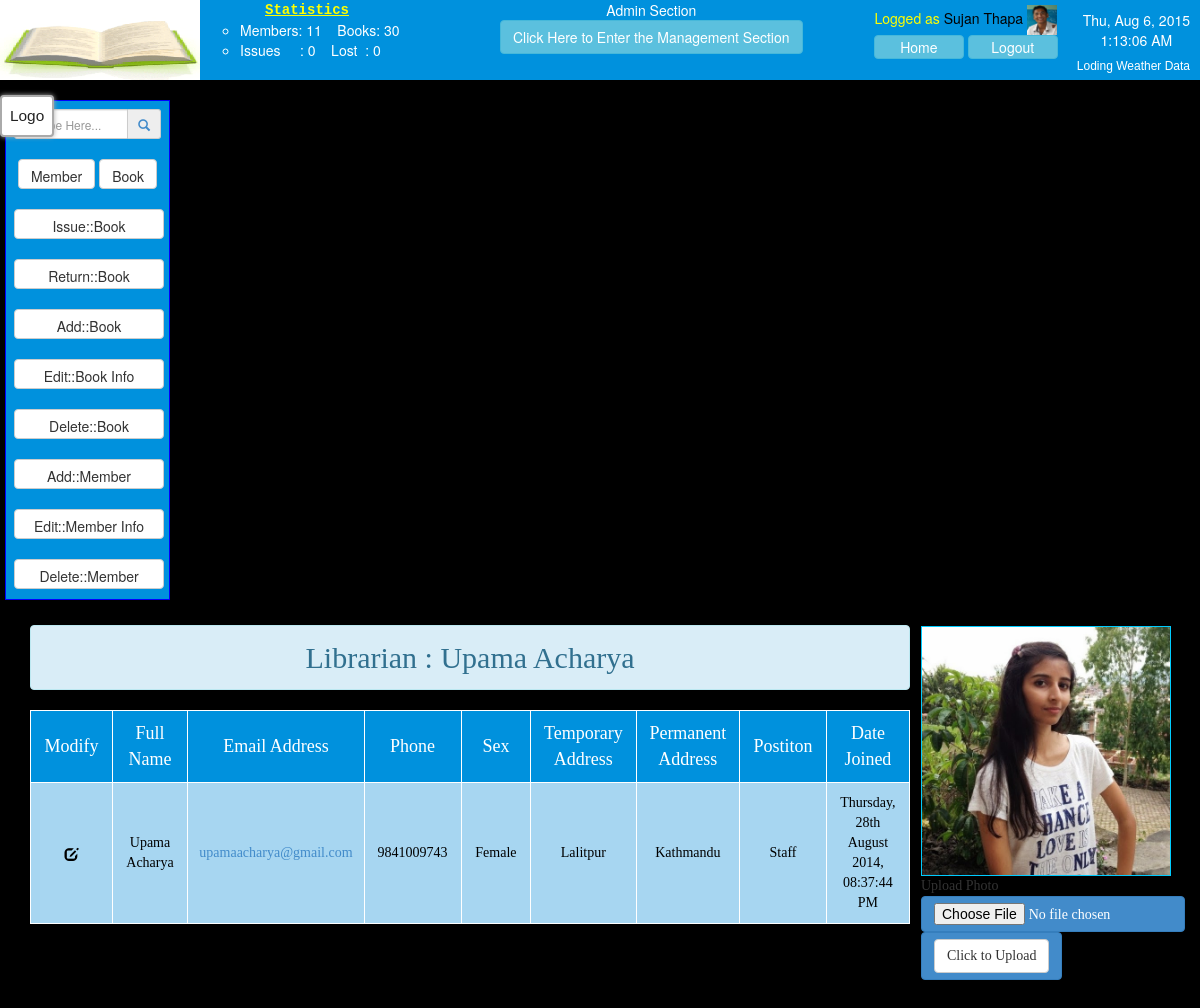
/index.php?action=staffdetails&email=upamaacharya@gmail.com (signed in), run on the app's committed database.
### tables this page shows
CREATE TABLE IF NOT EXISTS `staffs_info` (
  `fname` varchar(255) NOT NULL,
  `lname` varchar(255) NOT NULL,
  `email` varchar(255) NOT NULL,
  `password` varchar(255) NOT NULL,
  `phone` varchar(255) NOT NULL,
  `sex` varchar(255) NOT NULL,
  `temporary_address` varchar(255) DEFAULT NULL,
  `permanent_address` varchar(255) DEFAULT NULL,
  `position` varchar(255) DEFAULT NULL,
  `date_joined` varchar(255) NOT NULL,
  `staff_image` varchar(255) NOT NULL,
  PRIMARY KEY (`email`)
);

### main.php (called while the page is built, shortened)
<?php
function totalMembers()
{
	$mems = mysql_fetch_array(mysql_query("select count(lib_id) from members_info"));
	return $mems['count(lib_id)'];
}
function totalLost()
{
	$lost = mysql_fetch_array(mysql_query("select count(id) from lostbooks"));
	return $lost['count(id)'];
}
function totalBooks()
{
	$books = mysql_fetch_array(mysql_query("select count(accession_no) from books_info where status not in('lost')"));
	return $books['count(accession_no)'];
}
function totalIssues()
{
	$issues = mysql_fetch_array(mysql_query("select count(id) from issued where status not in ('lost')"));
	return $issues['count(id)'];
}
function checkAdmin()
{
	$email = $_SESSION['email'];
	$check = mysql_fetch_array(mysql_query("SELECT position from staffs_info where email = '$email'"));
	$position = $check['position'];
	if($position == 'Head Librarian' or $position == 'Admin')
	{
		return true;
	}
	return false;
}
?>

### staffdetails.php (the view, shortened to what this page needs)
<?php
	if(checkAdmin()){
	$email = $_REQUEST['email'];
	}else
	{
		$email = $_SESSION['email'];
	}
	$sql = mysql_query("SELECT * from staffs_info where email = '$email';");
	$member = mysql_fetch_array($sql);
	$mem = "Librarian : ".$member['fname']." ".$member['lname']."";
	?>
<div class="memberstatus">
	<?php
		if(checkAdmin()){
		echo "<a  href=\"index.php?action=edit&user=".$email."\"title =\"Click to Edit Info\">";
		}
		echo"<h2 class=\"alert alert-info\" align=\"center\">$mem</h2></a>";
		echo'<table border="1px" align="center">';
		if(checkAdmin()){
			echo'
				<tr>
					<th>
						Modify
					</th>';
		}
			echo'	<th>
						Full Name
					</th>
					<th>
						Email Address
					</th>
					<th>
						Phone
					</th>
					<th>
						Sex
					</th>
					<th>
						Temporary Address
					</th>
					<th>
						Permanent Address
					</th>
					<th>
						Postiton
					</th>
					<th>
						Date Joined
					</th>
				</tr>';
			$info = mysql_query("SELECT * from staffs_info where email = '$email';");
			while($data = mysql_fetch_array($info))
			{
				if(checkAdmin()){
				echo
					'<tr>
						<td>
							<a id="edit" href="index.php?action=edit&user='.$email.'" title ="Click to Edit Info">
								<span class="glyphicon glyphicon-edit"></span>
							</a>
						</td>';
				}
						echo'
						<td>
							'.$data['fname'].' '.$data['lname'].'
						</td>
						<td>
							<a href="mailto:'.$data['email'].'?Subject=Message from Library">'.$data['email'].'</a>
						</td>
						<td>
							'.$data['phone'].'
						</td>
						<td>
							'.$data['sex'].'
						</td>
						<td>
							'.$data['temporary_address'].'
						</td>
						<td>
							'.$data['permanent_address'].'
						</td>
						<td>
							'.$data['position'].'
						</td>
						<td>
							'.$data['date_joined'].'
						</td></tr>';
			}
?>
</div>
<div class="memberPhoto">
	<?php if(($member['staff_image']!="") and file_exists("source/images/staffs/".$member['staff_image'])){?>
    <a class="fancybox"  target="_self" href="source/images/staffs/<?php echo $member['staff_image'];?>">
	<img id="member_image" alt="Photo of <?php echo $member['fname']." ".$member['lname'];?>" title="Click to Enlarge #Photo of :  <?php echo $member['fname']." ".$member['lname'] ?>" src="source/images/staffs/<?php echo $member['staff_image']; ?>"  width="250" height="250" />
        </a>
	<?php }else{?>
    <img id="member_image" alt="Staff Photo not Uploaded Yet for <?php echo $member['fname']." ".$member['lname'];?>" title="Staff Photo yet not Uploaded  for :
    <?php echo $member['fname']." ".$member['lname'] ?>" src="source/images/staffs/default.jpg"  width="250" height="250" />
	<?php }?>
    <br/>Upload Photo <br />
		<form name="uploadedimage" method="post" enctype="multipart/form-data" action="">
          <a class="btn btn-primary" >
 	         <input type="file" name="uploadedimage" />
          </a>
          <br />
          <a title="Click to Upload new Photo" class="btn btn-primary">
          <input class="btn btn-default" type="submit" name="uploadimage"  value="Click to Upload"/>
          </a>
       </form>
</div>

### includes/header.php (shortened to what this page needs)
    <!DOCTYPE html PUBLIC "-//W3C//DTD XHTML 1.0 Transitional//EN" "http://www.w3.org/TR/xhtml1/DTD/xhtml1-transitional.dtd">
	<html xmlns="http://www.w3.org/1999/xhtml">
    <head>
	<?php
		include 'includes/dependencies.php';
		include 'main.php';
	?>
     </head>
 <body> 	<div class="header">
		<a href=" <?php echo site_url;?>">
        	<div class="logo" >
				<img src="source/images/logo1.gif" alt="Logo" title="Logo" align="left" >
			</div>
        </a>
		<div id="libraryStatus">
        	<ul type="circle">
            <span style="margin-left:25px;">
					<a  id="edit" href="index.php?action=refreshLibrary" title="Refresh Data">
		            <b><font face="Courier New" color="yellow"><u>Statistics</u></font> </b></a><br>
            </span>
            	<li><font color="white">
                	Members:&nbsp;<?php echo totalMembers(); ?>
                    &nbsp;&nbsp;&nbsp;Books:&nbsp;<?php echo totalBooks(); ?><br></font>
                </li>
                <li>
					<a id="edit" href="index.php?action=viewAllIssues" title="View all Issued Books">
                    <font color="white">
        		   Issues&nbsp;&nbsp;&nbsp;&nbsp;&nbsp;:&nbsp;<?php echo totalIssues(); ?></font> </a>
                    <a id="edit" target="_new" href="<?php echo site_url;?>/admin/index.php?page=lostfine-manager" title="View all Lost Books">
        		   <font color="white"> &nbsp;Lost&nbsp;&nbsp;:&nbsp;<?php echo totalLost(); ?></font></a>
                </li>
           </ul>
		</div>
	    <div class="title">
    		<?php
				$email = $_SESSION['email'];
    			if(checkAdmin())
				{
    				echo 'Admin Section <br>';
					echo '<center><a title = "Enter Admin Section" class="btn btn-info" href = "admin/" target="_new"> Click Here to Enter the Management Section </center></a>';
				}
			?>
	     </div>
       	 <div id="dateTime" class="dateTime">
    	 </div>
	     <div class="user">
         	<center>
            	Logged as
    			<a title="Click for Profile" id="edit" target="_self" href="index.php?action=staffdetails&email=<?php echo $email;?>">
                <?php $user=mysql_fetch_array(mysql_query("SELECT staff_image from staffs_info where email = '$email'"));?>
                <?php
					if($_SESSION['fname'])
					{
						echo $_SESSION["fname"];
						echo $_SESSION["lname"];
					}
				?>
                 </a>
                 <a class="fancybox" data-fancybox-group="gallery" href="source/images/staffs/<?php echo $user['staff_image'];?>" title="View Full Sized">
                	<img width="30" height="30" src="source/images/staffs/<?php echo $user['staff_image']; ?>" />
                </a>
            </center>
 <form name="control" action="logout.php"  method="post" >
    <input class="btn btn-info"  title="Go Home Page." id="logoutButton" type="submit" name="btn_home"  value="Home">
    <input onclick="return logout()" class="btn btn-info"  title="Click to Signout." id="logoutButton" type="submit" name="btn_logout" value="Logout">
            </form>
           <a href="http://www.openweathermap.org" target="_new" title="Weather Source: www.openweathermap.org">
             	<div id="weather" class="weatherData">
					<marquee behaviour = "alternate">
						Loding Weather Data
				 </marquee>
                </div>
             </a>
	      </div>
</div>

### source/css/css_1.css (style rules this page uses)
#edit { color:black; }
.memberPhoto { position:absolute; right:50px; top:20px; width:230px;padding:1px; }
#member_image { border:solid #0CF 1px; }
.memberstatus { width:880px;font-family:"Times New Roman", Times, serif; margin-top:20px; }
.memberstatus a { text-decoration:none; }
.memberstatus th { background:#0091DD; padding:10px;font-size:18px; color:white; font-weight:normal; text-align:center; border:1px white solid; }
.memberstatus td { background:#a7d6f1;text-align:center; color:black; }
#member_image { background:#ccc; border:solid #0CF 1px; }
.signup_form table th,td { text-align:center;padding:5px; border:1px solid white; font-weight:normal; }
.editmemberdetails_form table th,td { text-align:center; font-weight:normal; border:1px solid white; text-align:center; }
.editbookdetails_form table th,td { text-align:center; font-weight:normal; border:1px solid white; text-align:center; }
.deletemember_form table th,td { text-align:center; padding:10px; width:220px; border:1px solid white; }
.editmember_form table th,td { text-align:center; padding:10px; width:220px;height:50px; border:1px solid white; }
.addmember_form table th,td { text-align:center; width:200px; font-weight:normal; border:1px solid white; text-align:center; }
.deletebook_form table th,td { text-align:center; padding:10px; width:220px; border:1px solid white; }
.editbookinfo table th,td { text-align:center; padding:0px; width:200px;height:auto; border:1px solid white; }
.return table th,td { text-align:center; padding:10px; width:220px; border:1px solid white; }
.issue table th,td { text-align:center; padding:10px; width:220px; border:1px solid white; }
#logoutButton { width:90px; padding:1px; text-align:center; }
#dateTime { float:right; padding-right:10px; padding-top:10px;text-align:center;color:white; }
.weatherData { float:right;color:white; position:absolute; top:58px; right:10px; font-size:12px; text-align:center; font-family:Verdana, Geneva, sans-serif; }
.user { float:right; margin-right:20px;color:#FF0;font-weight:normal; padding-right:5px; padding-top:5px; }
.user a { text-decoration:none;color:white; !important }
.header { background:#0091DD; height:80px;color:white; width:auto; }
#libraryStatus { background:none; color:white;width:300px; float:left; margin-left: 0px; padding-left:0px; }
.title { float:left; margin-left:0px; text-align: center; }
.logo { float:left; }
.logo img { height:80px; width:200px; }
body { background-image:url(../images/background.png); background-repeat:repeat; margin:0 auto; padding:0px; }

### data on the page
staffs_info: staff_image (picture)
staffs_info: mem "Librarian : Upama Acharya", fname "Upama", lname "Acharya", email "upamaacharya@gmail.com", phone "9841009743", sex "Female", temporary_address "Lalitpur", permanent_address "Kathmandu", position "Staff", date_joined "Thursday, 28th August 2014, 08:37:44 PM", fname+lname+staff_image (picture)

### other printed values
totalMembers() "11"
totalBooks() "30"
totalIssues() "0"
totalLost() "0"
$_SESSION["fname"] "Sujan"
$_SESSION["lname"] "Thapa"
